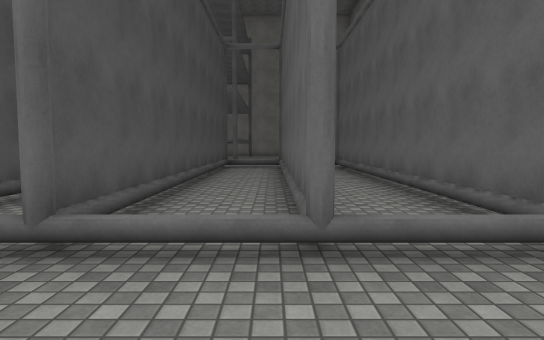
View 1 (above)

24 first-person views from a walk through a Unity game level. The camera is 1.4 m above the floor, tilts 4° down and sees 75° across. The floor is counted in squares, 1.8 m on a side. Each view is taken from the middle of a square. On the plan, view 1 faces up. The plan holds only what a view shows up to about 11 squares ahead; the rest is blank. The place goes on beyond the plan. The player is left out. Surface patterns are stand-ins for the level's own textures.

View 2
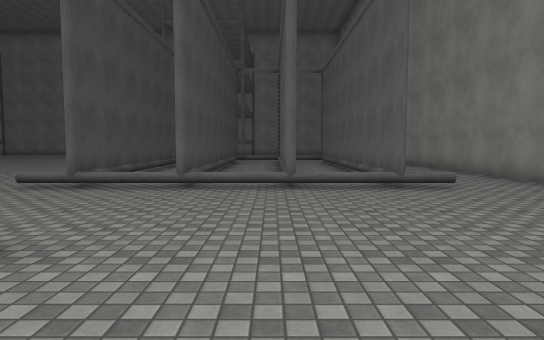

View 3
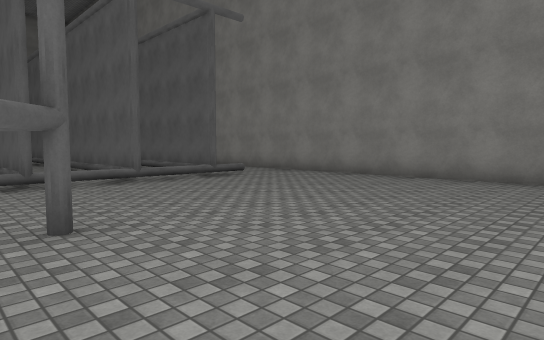

View 4
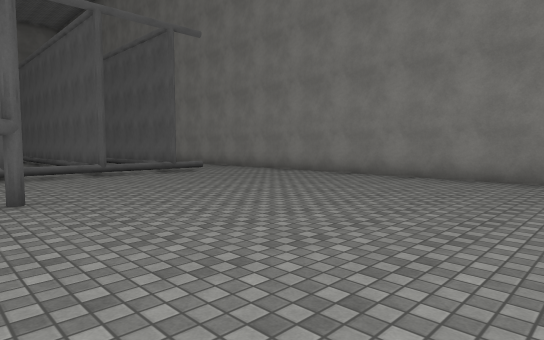

View 5
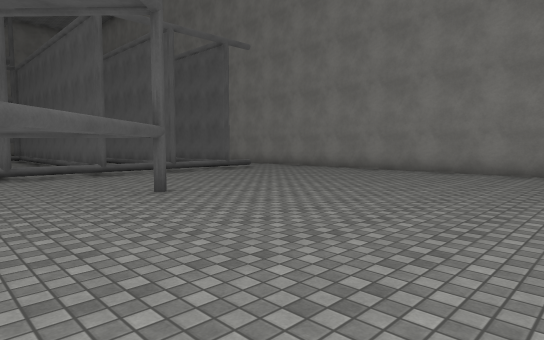

View 6
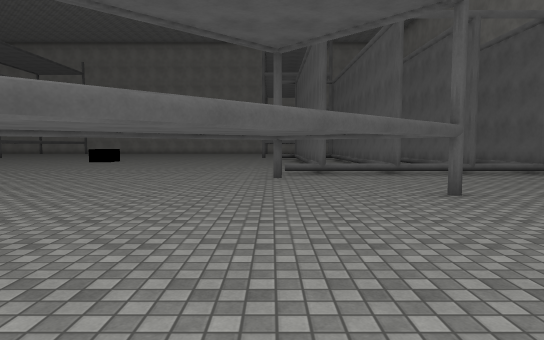

View 7
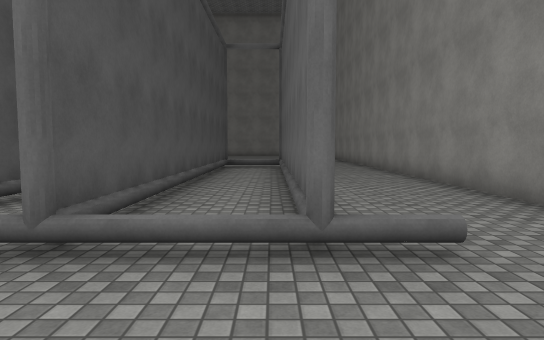

View 8
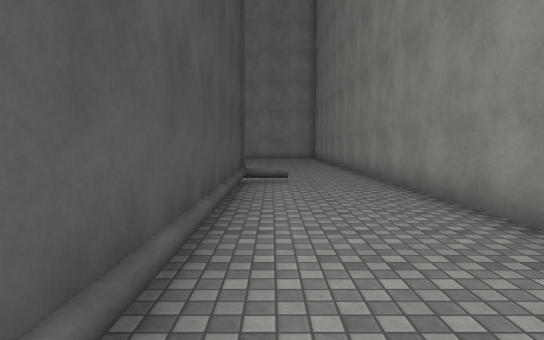

View 9
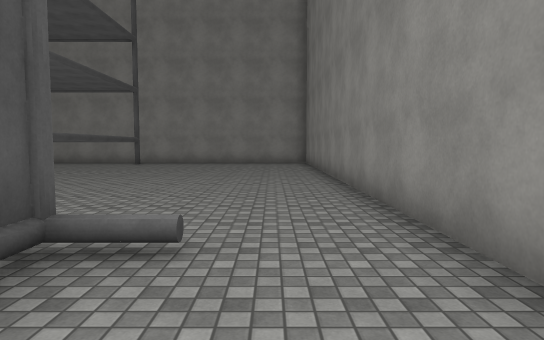

View 10
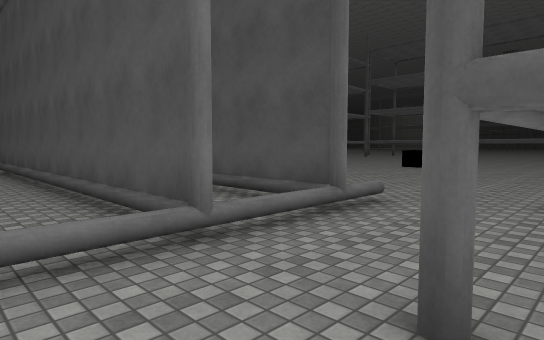

View 11
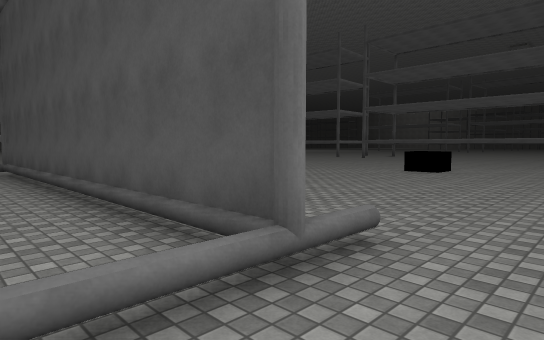

View 12
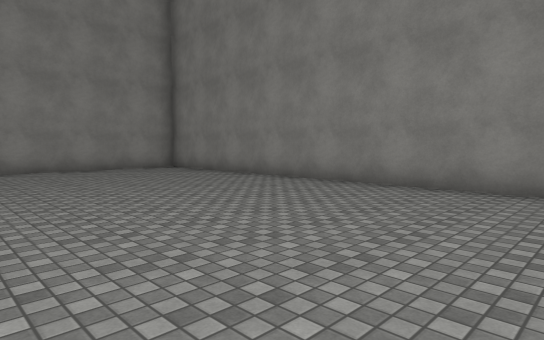

View 13
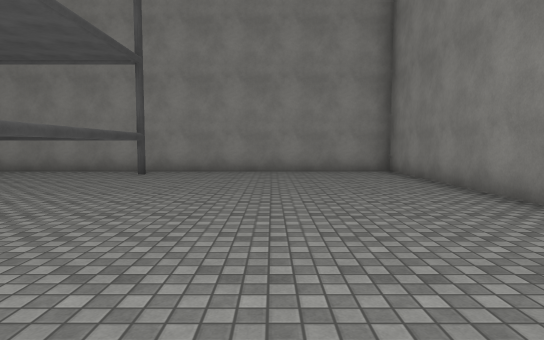

View 14
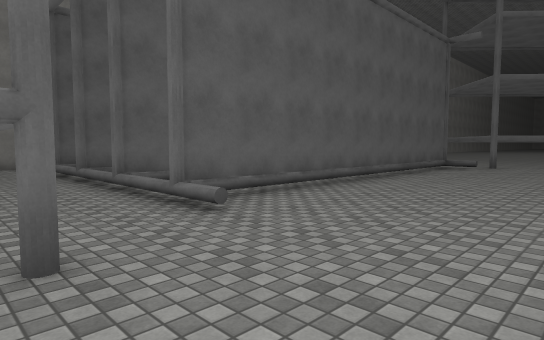

View 15
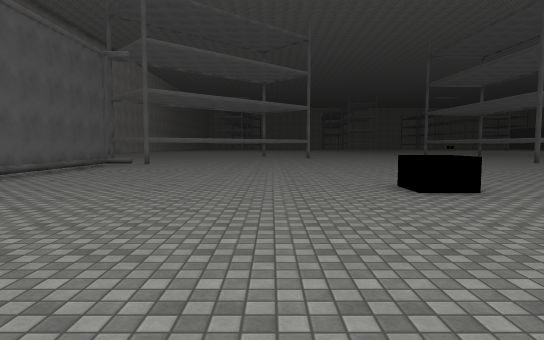

View 16
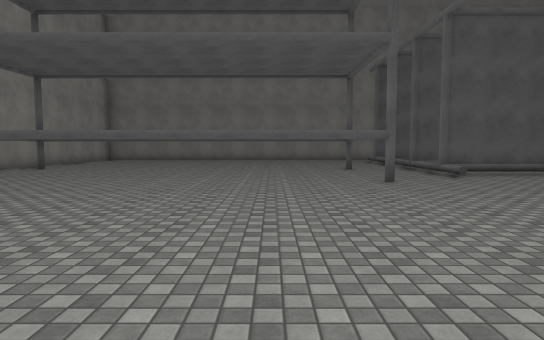

View 17
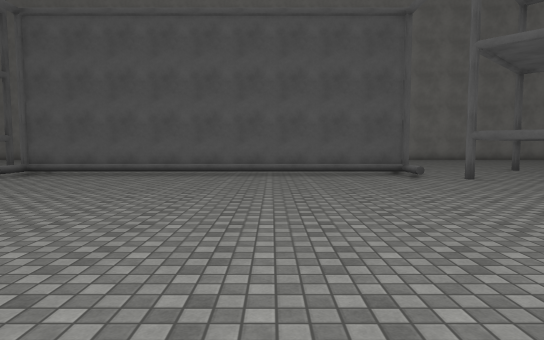

View 18
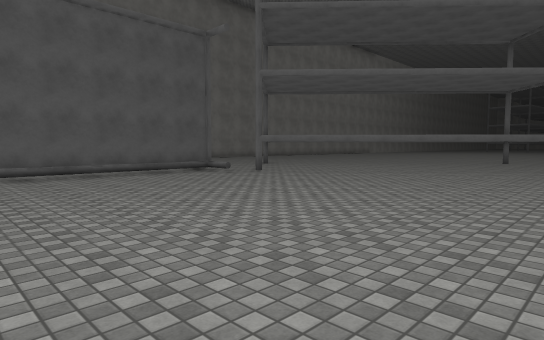

View 19
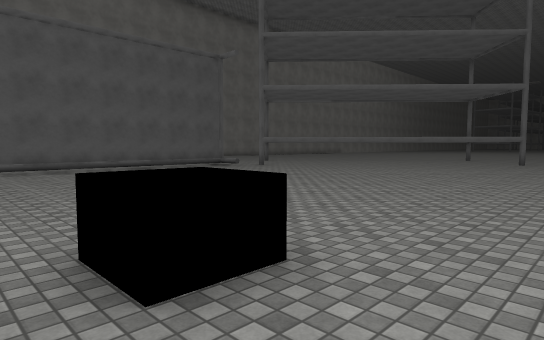

View 20
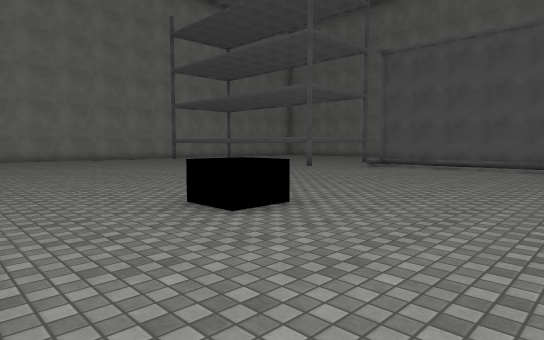

View 21
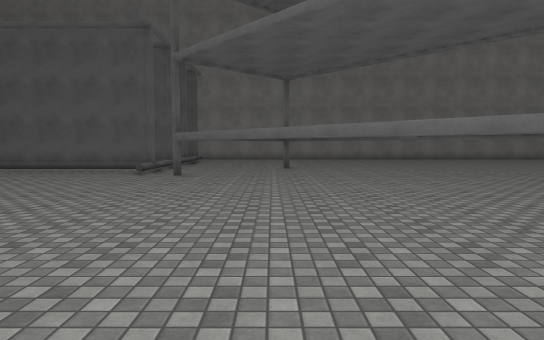

View 22
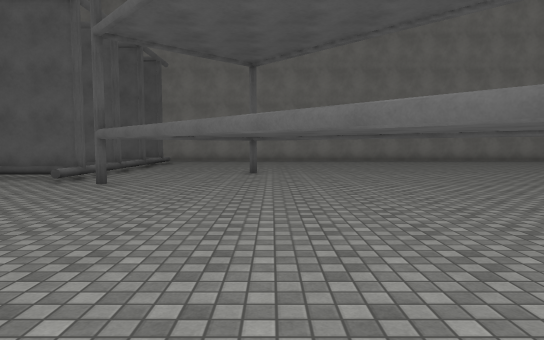

View 23
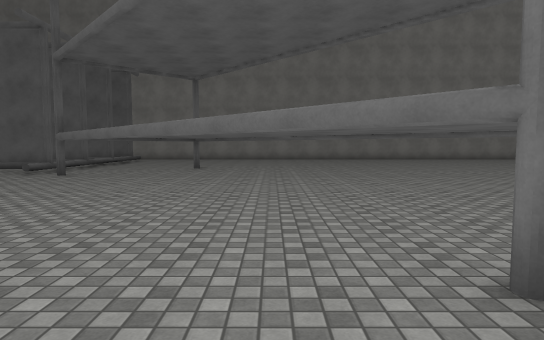

View 24
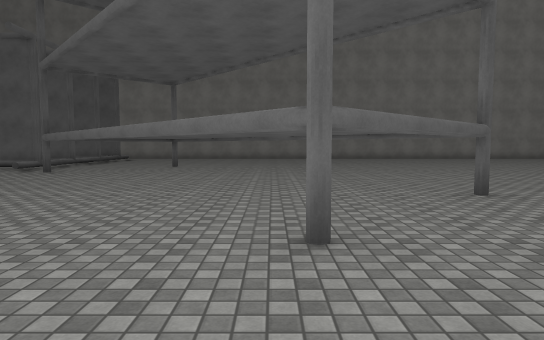

### Floor plan
Key: @ floor where view 1 was taken; # wall or solid block; . floor; T thing the floor can be seen under or through; O other object.
Columns run from 18 left of view 1 to 6 right of it. Each row starts with its distance up from view 1.
 26             #############
 25             ............#
 24                 #.......#
 23                  .......#
 22            ..#   .......#
 21           ...#  #.......#
 20         .....#  #.......#
 19        ......#   .......#
 18     .........#   .......#
 17     .........#   .......#
 16    ..........#   .......#
 15    ..........####.......#
 14    .....................#
 13    .....................#
 12    ...........T.#.#.#...#
 11    ...........T.#.#.#...#
 10   ...O........T.#.#.#...#
  9   ............T.#.#.#...#
  8   ............T.#.#.#...#
  7  .............T.#.#.#...#
  6 ..............T.#.#.#...#
  5 ..  ..........T.#.#.#...#
  4     ..........T.#.#.#...#
  3     ..........T.#.#.#...#
  2     ....................#
  1     .........T..........#
  0      .......T T...@.....#
 -1     .......T   T........#
 -2      ....TT    T........#
 -3      ...TT    T.........#
 -4     ...##    T..........#
 -5    ...##    T...........#
 -6     ..##   T............#
 -7      ..#  T.........

Where each view was taken, in squares from view 1:
view 1: 0 up, 0 right, facing up
view 2: 4 down, 0 right, facing up
view 3: 5 down, 3 left, facing up-right
view 4: 7 down, 3 left, facing up-right
view 5: 7 down, 5 left, facing up-right
view 6: 7 down, 5 left, facing up
view 7: 0 up, 2 right, facing up
view 8: 5 up, 3 right, facing up
view 9: 10 up, 4 right, facing up
view 10: 15 up, 0 right, facing down-left
view 11: 14 up, 2 left, facing down-left
view 12: 14 up, 1 left, facing up-right
view 13: 15 up, 2 right, facing up
view 14: 15 up, 8 left, facing down-right
view 15: 16 up, 10 left, facing down
view 16: 17 up, 13 left, facing right
view 17: 6 up, 13 left, facing right
view 18: 9 up, 13 left, facing down-right
view 19: 11 up, 15 left, facing down-right
view 20: 6 up, 16 left, facing up-right
view 21: 1 down, 14 left, facing right
view 22: 2 down, 12 left, facing right
view 23: 4 down, 14 left, facing right
view 24: 5 down, 15 left, facing right
